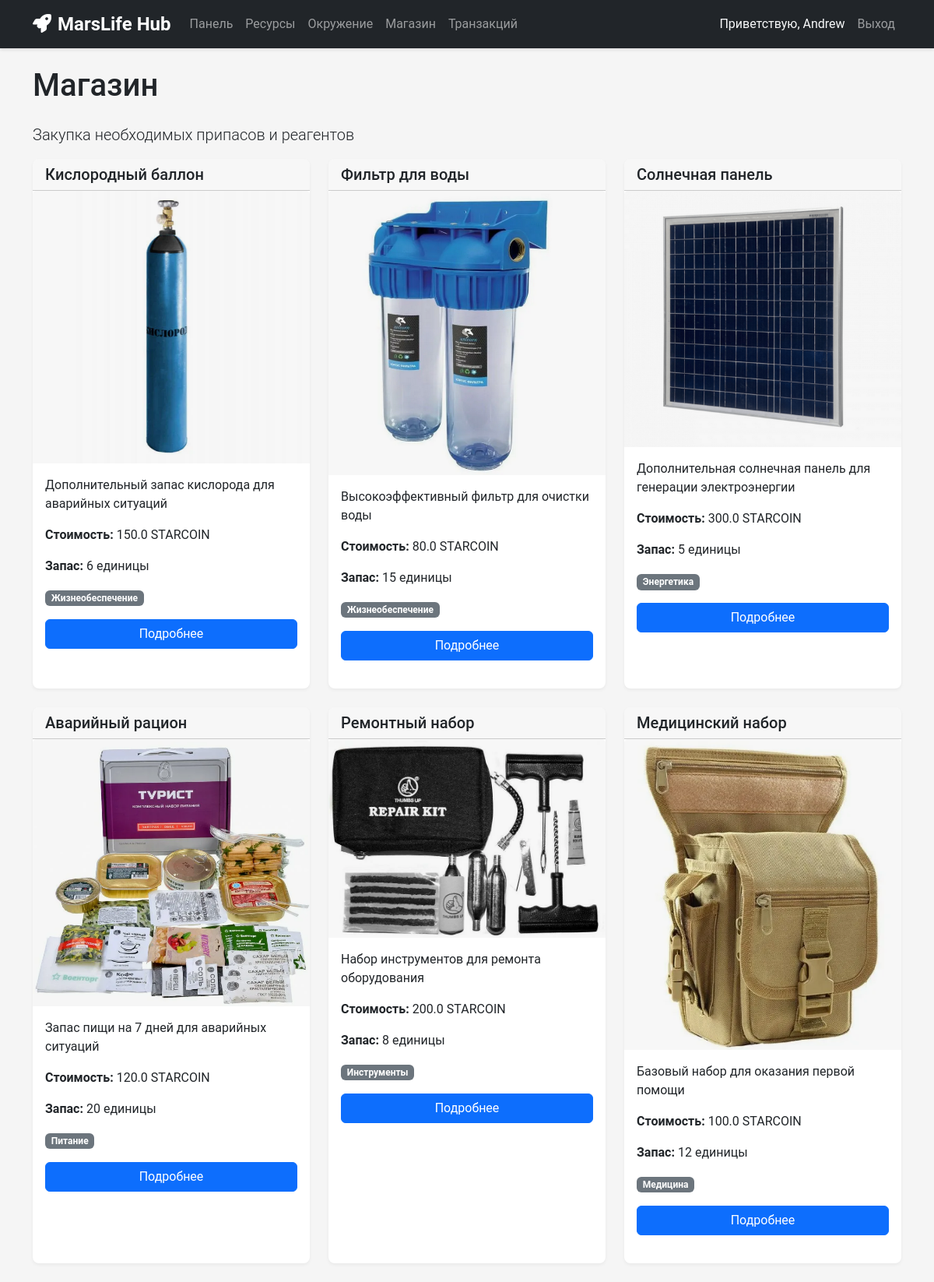
/store (signed in), run on the app's committed database.
### app_copy.py (models this page shows)
class User(db.Model):
    id = db.Column(db.Integer, primary_key=True)
    username = db.Column(db.String(80), unique=True, nullable=False)
    email = db.Column(db.String(120), unique=True, nullable=False)
    password = db.Column(db.String(20), nullable=False)
    role = db.Column(db.String(20), default='astronaut')

class Product(db.Model):
    id = db.Column(db.Integer, primary_key=True)
    name = db.Column(db.String(100), nullable=False)
    description = db.Column(db.Text)
    price = db.Column(db.Float, nullable=False)
    stock = db.Column(db.Integer, nullable=False)
    category = db.Column(db.String(50))
    image = db.Column(db.String(200))

### app_copy.py (the view, shortened to what this page needs)
@app.route('/store')
def store():
    if 'user_id' not in session:
        return redirect(url_for('login'))
    user = User.query.get(session['user_id'])
    products = Product.query.all()
    return render_template('store.html', products=products, user=user)

### templates/store.html (shortened to what this page needs)
{% extends 'base.html' %}
{% block content %}
<div class="row">
    <div class="col-12">
        <h1 class="mb-4">Магазин</h1>
        <p class="lead">Закупка необходимых припасов и реагентов</p>
    </div>
</div>
<div class="row">
    {% for product in products %}
    <div class="col-md-4 mb-4">
        <div class="card h-100">
            <div class="card-header">
                <h5 class="card-title mb-0">{{ product.name }}</h5>
            </div>
            <img src="{{ url_for('static', filename='img/' + product.image) }}" class="card-img-top" alt="{{ product.name }}"
                 onerror="this.src='{{ url_for('static', filename='img/placeholder.jpg') }}'">
            <div class="card-body">
                <p class="card-text">{{ product.description }}</p>
                <p><strong>Стоимость:</strong> {{ product.price }} STARCOIN</p>
                <p><strong>Запас:</strong> {{ product.stock }} единицы</p>
                <p><span class="badge bg-secondary">{{ product.category }}</span></p>
                <div class="d-grid">
                    <a href="{{ url_for('product_detail', product_id=product.id) }}" class="btn btn-primary">Подробнее</a>
                </div>
            </div>
        </div>
    </div>
    {% endfor %}
</div>
{% endblock %}

### templates/base.html (shortened to what this page needs)
<!DOCTYPE html>
<html lang="en">
<head>
    <link rel="stylesheet" href="https://cdn.jsdelivr.net/npm/bootstrap@5.2.3/dist/css/bootstrap.min.css">
    <link rel="stylesheet" href="{{ url_for('static', filename='css/style.css') }}">
</head>
<body>
    <nav class="navbar navbar-expand-lg navbar-dark bg-dark">
        <div class="container">
            <a class="navbar-brand" href="{{ url_for('index') }}">
                <i class="fas fa-rocket me-2"></i>MarsLife Hub
            </a>
            <div class="collapse navbar-collapse" id="navbarNav">
                <ul class="navbar-nav me-auto">
                    {% if 'user_id' in session %}
                    <li class="nav-item">
                        <a class="nav-link" href="{{ url_for('index') }}">Панель</a>
                    </li>
                    <li class="nav-item">
                        <a class="nav-link" href="{{ url_for('resources') }}">Ресурсы</a>
                    </li>
                    <li class="nav-item">
                        <a class="nav-link" href="{{ url_for('environment') }}">Окружение</a>
                    </li>
                    <li class="nav-item">
                        <a class="nav-link" href="{{ url_for('store') }}">Магазин</a>
                    </li>
                    <li class="nav-item">
                        <a class="nav-link" href="{{ url_for('transactions') }}">Транзакций</a>
                    </li>
                    {% endif %}
                </ul>
                <ul class="navbar-nav">
                    {% if 'user_id' in session %}
                    <li class="nav-item">
                        <span class="nav-link text-light">Приветствую, {{ session['username'] }}</span>
                    </li>
                    <li class="nav-item">
                        <a class="nav-link" href="{{ url_for('logout') }}">Выход</a>
                    </li>
                    {% endif %}
                </ul>
            </div>
        </div>
    </nav>
    <div class="container mt-4">
        {% block content %}{% endblock %}
    </div>
</body>
</html>

### static/css/style.css (style rules this page uses)
body { background-color: #f5f5f5; font-family: 'Roboto', sans-serif; }
.navbar { box-shadow: 0 2px 4px rgba(0, 0, 0, 0.1); }
.navbar-brand { font-weight: bold; font-size: 1.5rem; }
.card { box-shadow: 0 2px 4px rgba(0, 0, 0, 0.05); border-radius: 8px; border: none; margin-bottom: 20px; }
.card-header { border-radius: 8px 8px 0 0 !important; font-weight: 600; }

### data on the page
User: username "Andrew"
Product: name "Кислородный баллон", image (picture), description "Дополнительный запас кислорода для аварийных ситуаций", price "150.0", stock "6", category "Жизнеобеспечение"
Product: name "Фильтр для воды", image (picture), description "Высокоэффективный фильтр для очистки воды", price "80.0", stock "15", category "Жизнеобеспечение"
Product: name "Солнечная панель", image (picture), description "Дополнительная солнечная панель для генерации электроэнергии", price "300.0", stock "5", category "Энергетика"
Product: name "Аварийный рацион", image (picture), description "Запас пищи на 7 дней для аварийных ситуаций", price "120.0", stock "20", category "Питание"
Product: name "Ремонтный набор", image (picture), description "Набор инструментов для ремонта оборудования", price "200.0", stock "8", category "Инструменты"
Product: name "Медицинский набор", image (picture), description "Базовый набор для оказания первой помощи", price "100.0", stock "12", category "Медицина"
